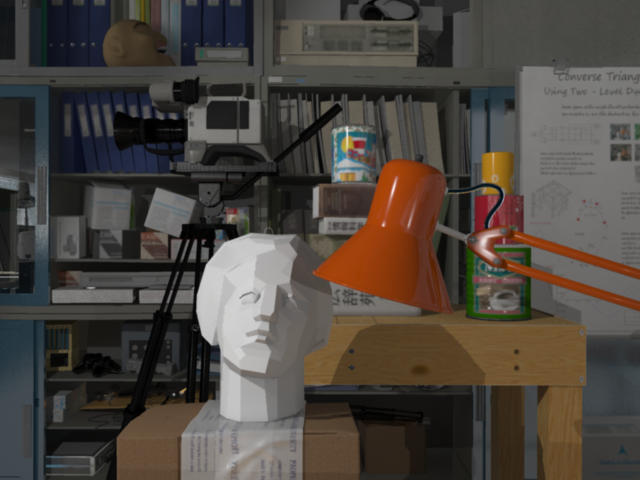
%> input picture MatLabProjects/Sift2/frame_left.png, 640 x 480 px
$ octave sift.m   (GNU Octave 9; MATLAB toolbox functions it lacks are replaced by stand-ins)
%> lines starting %> are read from the running program, lines starting %| are printed output that depends on the picture
%% ********************This program finds the key points and their descriptors**************************************
%% **********************Submitted to Texas Instruments on October 1st 2013*****************************************
%% ****************************************By:Ch.Naveen*************************************************************
%% Important Variables
% a : Input image
% kpmag : keypoints magnitude
% kpori : keypoints orientation
% kpd   : key point descriptors
% kp    : keypoints
% kpl   : keypoint locations

clc;
close all;
clear all;
%fprintf('Some of the images available for checking are:\n');
%fprintf('1.lena.jpg(512x512)\n2.lena1.jpg(256x256)\n3.peppers256.png(256x256)\n4.testfi.png(256x256)\n5.baboon.bmp(256x256)\n6.testfile.jpg(color)(1920x1200)\n');
image=input('Choose and enter the image name from above       :      ','s');
%> the answer given: frame_left.png
a=imread(image);
%> a is the input picture: size 480x640x3 uint8; mean R, G, B 76.3, 69.7, 63.6
imshow(a);
title('Selected image');
[m,n,plane]=size(a);
%> m = 480; n = 640; plane = 3
if plane==3
a=rgb2gray(a);
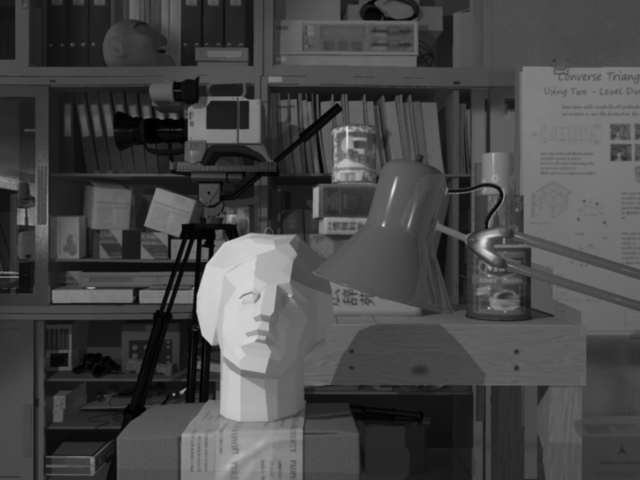
%> a: size 480x640 uint8; min 0, max 233, mean 70.9
end
a=im2double(a);
%> a: size 480x640 double
original=a;
store1=[];
store2=[];
store3=[];
tic
%% 1st octave generation
k2=0;
a(m:m+6,n:n+6)=0;
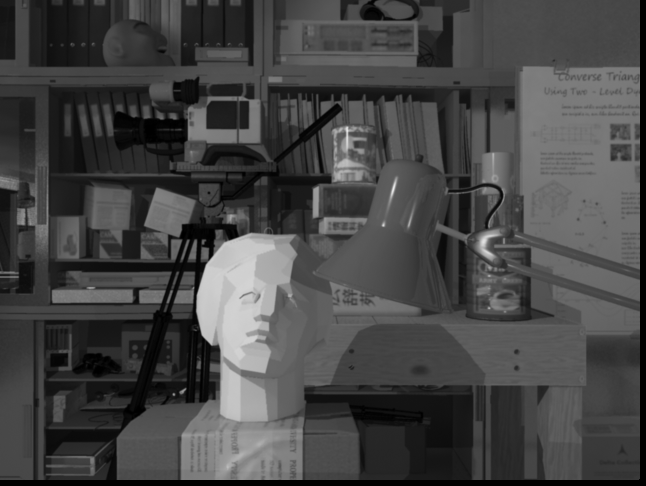
%> a: size 486x646 double; min 0, max 0.914, mean 0.272
clear c;
for k1=0:3
    k=sqrt(2);
sigma=(k^(k1+(2*k2)))*1.6;
for x=-3:3
    for y=-3:3
        h(x+4,y+4)=(1/((2*pi)*((k*sigma)*(k*sigma))))*exp(-((x*x)+(y*y))/(2*(k*k)*(sigma*sigma)));
    end
end
for i=1:m
    for j=1:n
        t=a(i:i+6,j:j+6)'.*h;
        c(i,j)=sum(sum(t));
    end
end
store1=[store1 c];
end
%> this loop made 4 passes
%> pass 1, `store1=[store1 c];`:
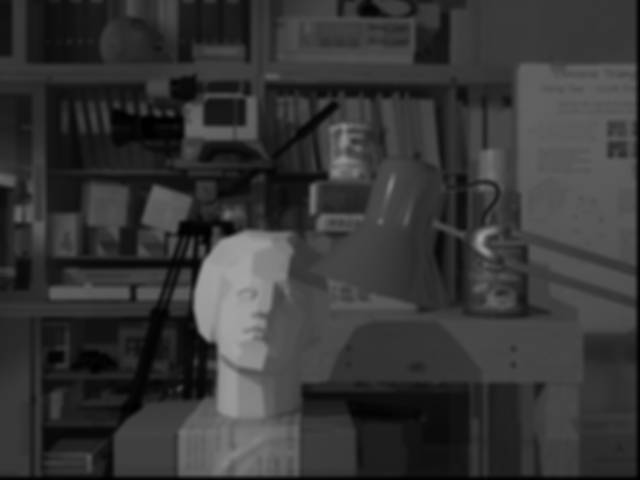
%> store1: size 480x640 double; min 0, max 0.642, mean 0.214
%> pass 2, `store1=[store1 c];`:
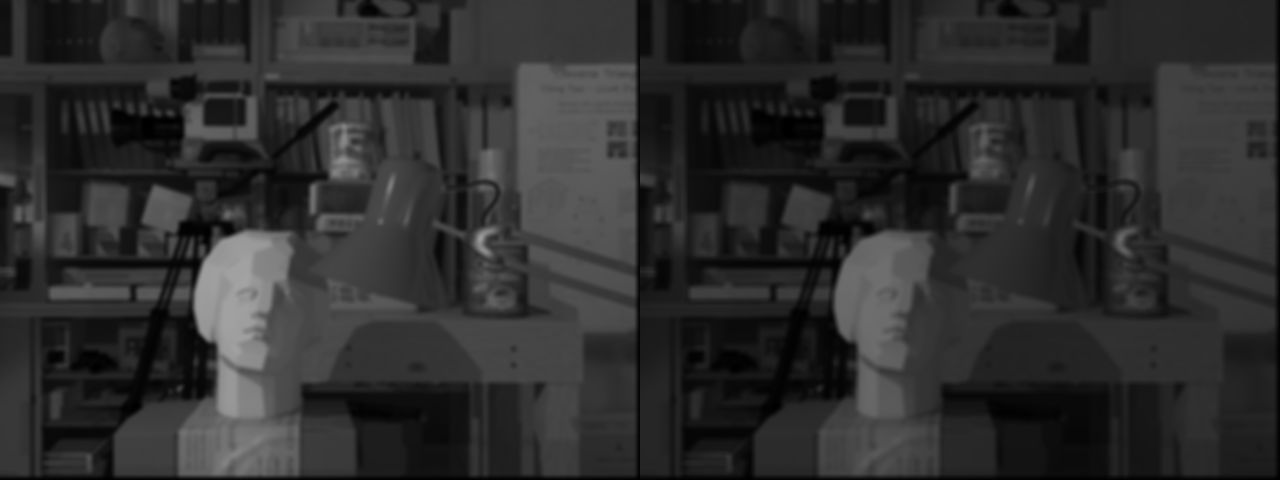
%> store1: size 480x1280 double; min 0, max 0.642, mean 0.18
%> pass 3, `store1=[store1 c];`:
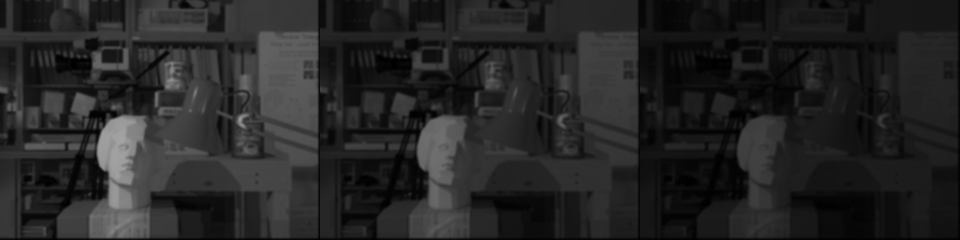
%> store1: size 480x1920 double (shown at 1/2 size); min 0, max 0.642, mean 0.149
%> after the loop:
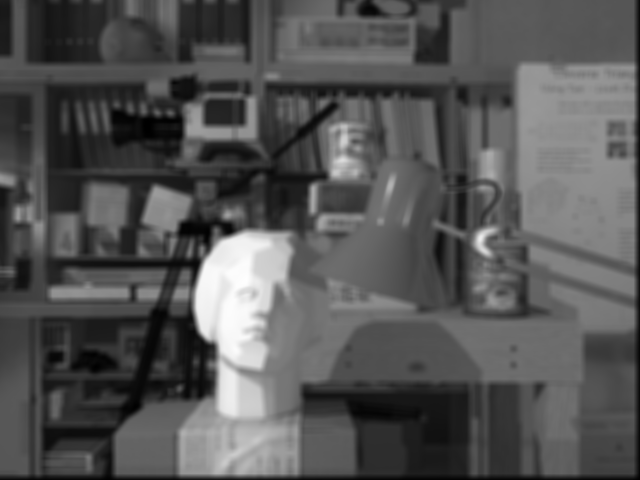
%> c: size 480x640 double; min 0, max 0.143, mean 0.0477; drawn with min black and max white
%> after the loop:
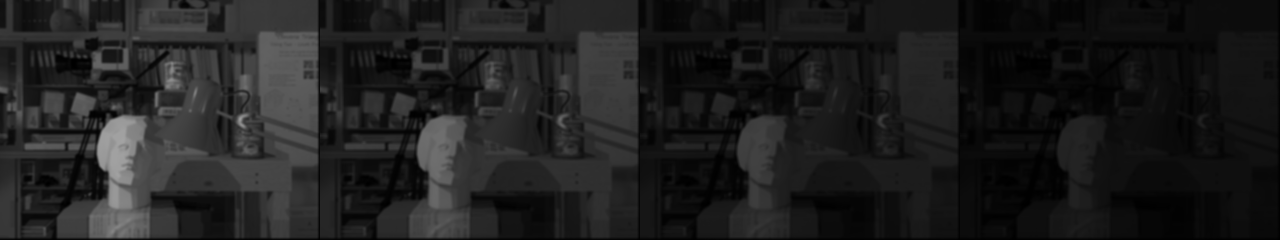
%> store1: size 480x2560 double (shown at 1/2 size); min 0, max 0.642, mean 0.124
%> after the loop, h = [0.00312 0.00332 0.00344 0.00348 0.00344 0.00332 0.00312; 0.00332 0.00352 0.00366 0.0037 0.00366 0.00352 0.00332; 0.00344 0.00366 0.00379 0.00384 0.00379 0.00366 0.00344; 0.00348 0.0037 0.00384 0.00389 0.00384 0.0037 0.00348; 0.00344 0.00366 0.00379 0.00384 0.00379 0.00366 0.00344; 0.00332 0.00352 0.00366 0.0037 0.00366 0.00352 0.00332; 0.00312 0.00332 0.00344 0.00348 0.00344 0.00332 0.00312]
clear a;
%> (the run ends here)
